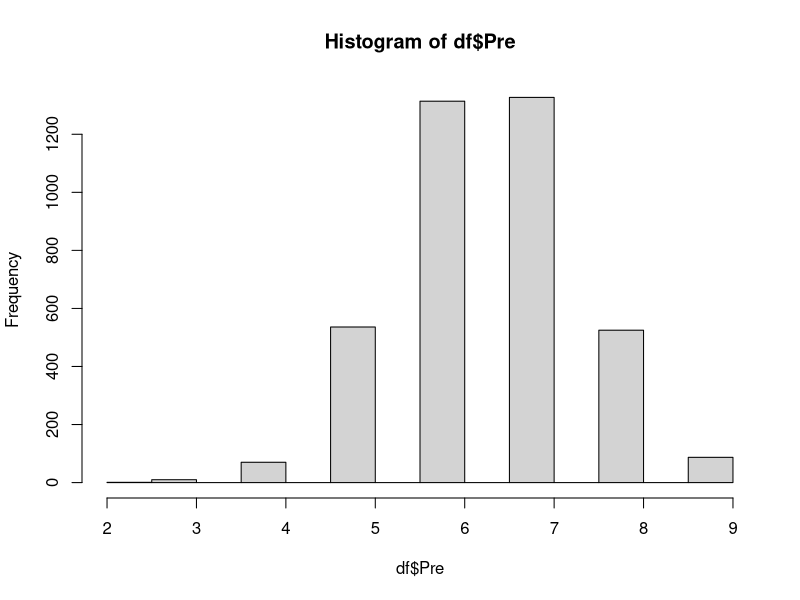
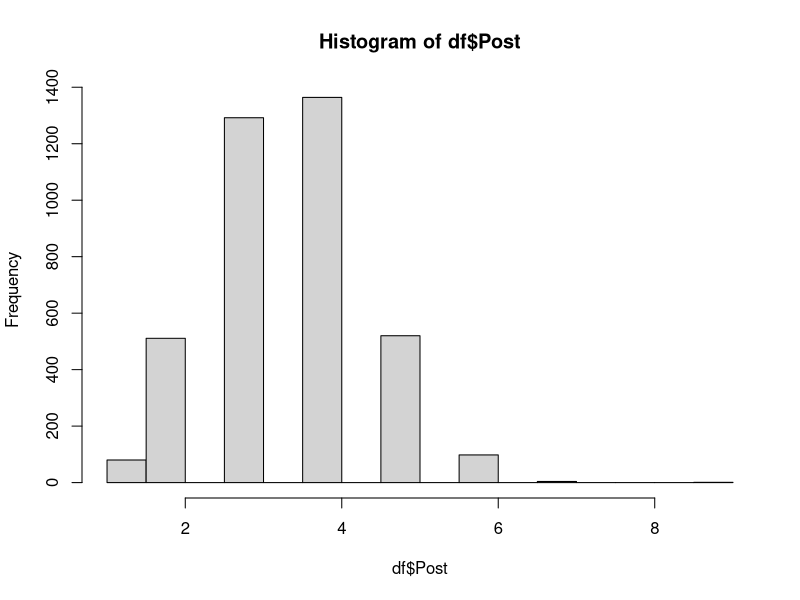
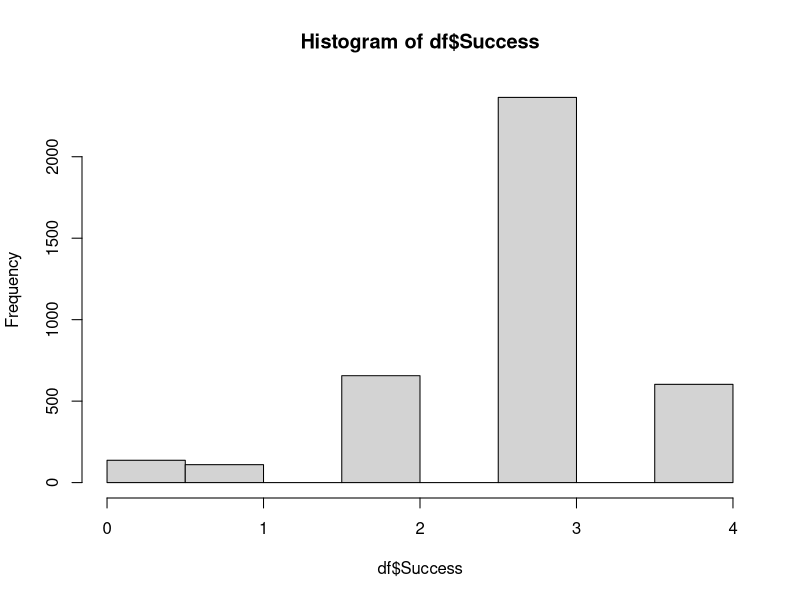
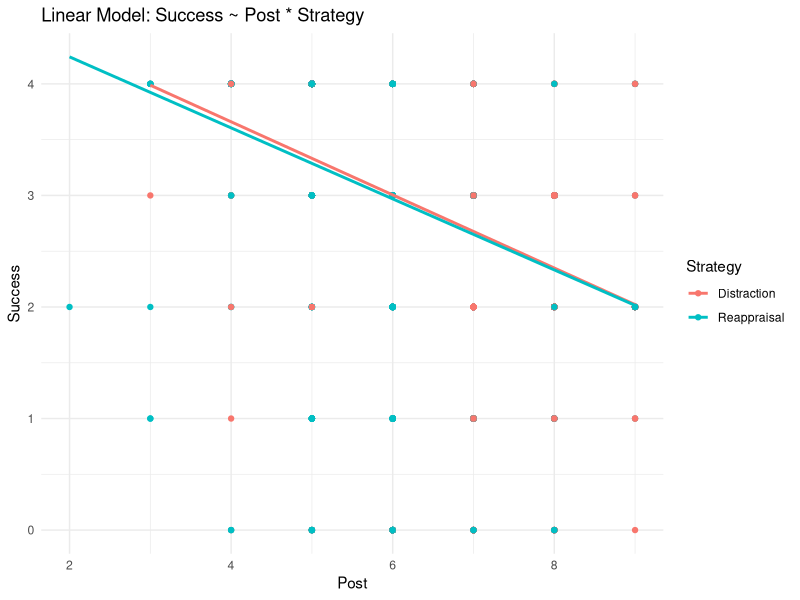

Reproduce these figures in R, in order.
# Dependencies
library(tidyverse)
library(MASS)

# Setting a seed for randomization
set.seed(123456)

# I originally wanted to use an open dataset using the Sheppes paradigm to explore this but I couldn't find a single one that was available online. As such, I am simulating one to meet the described characteristics. 

# Creating a function to generate simulated data

# Specker et al., 2024, which is the only study I know of to capture pre- and post- exposure intensity scores, had 129 subjects who completed 30 trials each and who found a correlation of 0.809 between pre-and post exposure scores. Most paradigms I have seen use a minimum of 1 and a maximum of 9 for their scoring, but I have no study that I'm aware reported average self-report values for pre- or post-exposure. As such I'm estimating an even distribution of 6.5 for pre-exposure and 3.5 for post-exposure 
array_cor <- function(n = 129 * 30, target_cor = 0.809, min = 1, max = 9, mean_x = 6.5, mean_y = 3.5) {

  # Create a correlation matrix
  cor_matrix <- matrix(c(1, target_cor, target_cor, 1), nrow=2)
  
  data <- mvrnorm(n=n, mu=c(0, 0), Sigma=cor_matrix)
  
  # Transform the normal variables to uniform [0, 1]
  data_uniform <- pnorm(data)
  
  # Scale the uniform variables to the range [1, 9] with normal approximation
  array1 <- round(qnorm(data_uniform[, 1], mean = mean_x, sd = 1))
  array2 <- round(qnorm(data_uniform[, 2], mean = mean_y, sd = 1))
  
  # Ensure the values are within the desired range
  array1[array1 < min | array1 > max] <- sample(x = min:max, replace = T, 
                                                size = length(which(array1 < min | array1 > max)))
  array2[array2 < min | array2 > max] <- sample(x = min:max, replace = T, 
                                                size = length(which(array2 < min | array2 > max)))
  
  # Function to adjust correlations to target
  adjust_correlation <- function(array1, array2, target_correlation = target_cor, max_iterations = 1000, tolerance = 0.001, min_ = min, max_ = max) {
    
    current_correlation <- cor(array1, array2)
    iteration <- 0
    
    while (abs(current_correlation - target_correlation) > tolerance & iteration < max_iterations) {
      diff <- target_correlation - current_correlation
      adjust_amount <- diff * 0.1 # Adjust this factor as necessary
      
      array2 <- array2 + adjust_amount
      array2 <- round(array2)
      array2[array2 < min_] <- min_
      array2[array2 > max_] <- max_
      
      current_correlation <- cor(array1, array2)
      iteration <- iteration + 1
    }
    
    return(array2)
  }
  
  array2 <- adjust_correlation(array1, array2)
  
  # Ensure the means are as specified
  adjust_means <- function(array, target_mean, min_ = min, max_ = max) {
    current_mean <- mean(array)
    diff <- target_mean - current_mean
    array_adjusted <- array + round(diff)
    array_adjusted[array_adjusted < min_] <- min_
    array_adjusted[array_adjusted > max_] <- max_
    return(array_adjusted)
  }
  
  array1 <- adjust_means(array1, mean_x)
  array2 <- adjust_means(array2, mean_y)
  
  return(data.frame(X = array1, Y = array2))
}

# Constructing our simulated pre- and post-regulation intensity data as a dataframe

# NOTE: Our target cor value is substantially larger than intended. This is because trying to meet the criteria outlined using randomly sampling is quite difficult and I kept getting very low correlations with the approach below. I effectively settled on tweaking the seed and target_cor until I happened to fall on a near target dataframe. 
df <- array_cor(target_cor = 0.89)
names(df) <- c("Pre", "Post")
df$Strategy <- NULL

# Assessing that we are hitting our target metrics
mean(df$Pre)
mean(df$Post)
cor(df$Pre, df$Post)

# Visualizing the distributions
hist(df$Pre)
hist(df$Post)

# Pulled from Sheppes & Gross 2011; averaging across experiments
Low_Dist <- mean(1 - 0.763, 1 - 0.749, 1 - 0.669)
High_Dist <- mean(0.707, 0.600, 0.643)

# Iterate through all observations
for (ROW in 1:nrow(df)){
  
  # If this is a high-intensity event, use observed probabilities to simulate which strategy the subjects might use
  if (df$Pre[ROW] > mean(df$Pre)){
    df$Strategy[ROW] <- sample(size = 1, x = c("Distraction" , "Reappraisal"), prob = c(High_Dist, 1 - High_Dist))
  }
  
  # If this is a low-intensity event, use observed probabilities to simulate which strategy the subjects might use
  if (df$Pre[ROW] < mean(df$Pre)){
    df$Strategy[ROW] <- sample(size = 1, x = c("Distraction" , "Reappraisal"), prob = c(Low_Dist, 1 - Low_Dist))
  }
  
}

# Because success demonstrated an r = -0.497 correlation to post-regulation values, we're going to try to simulate those as well.

# Defining a new function to simulate a new array given correlated values in an existing array. 
array_scaler <- function(target_array, mean = 3, min = 1, max = 5) {
  
  # Function to scale an array to a specified range and mean
  scale_array_to_range <- function(array = target_array, target_min = min, target_max = max, target_mean = mean) {
    
    # Calculate the current mean and range of the array
    current_mean <- mean(array)
    current_min <- min(array)
    current_max <- max(array)
    
    # Scale the array to the range [0, 1]
    scaled_array <- (array - current_min) / (current_max - current_min)
    
    # Scale the array to the target range [target_min, target_max]
    scaled_array <- scaled_array * (target_max - target_min) + target_min
    
    # Adjust the mean of the scaled array to the target mean
    final_array <- scaled_array - mean(scaled_array) + target_mean
    
    return(final_array)
  }
  
  # Scale the array to match the specified range and mean
  return(scale_array_to_range())

}

# Defining a function to invert values
value_inverter <- function(array = ., max){
  return(max - array + 1)
}

# Defining a function to jitter values randomly until a certain correlation is reached
cor_jitter <- function(array1, array2 = ., target_cor = -0.497, tolerance = 0.001, sample_sizes = 10, iterations = 10000) {
  current_cor <- cor(array1, array2)
  cor_tracker <- NULL
  iteration = 0
  while (current_cor <= target_cor - tolerance | current_cor >= target_cor + tolerance) {
    
    indices <- sample(x = 1:length(array2), size = sample_sizes, replace = F)
    
    array2[indices] <- sample(x = unique(array2), size = length(indices), replace = T)
    
    current_cor <- cor(array1, array2)
    cor_tracker <- c(cor_tracker , current_cor) 
    
    iteration = iteration + 1
    
    if (iteration == iterations){
      print(paste0("No suitable array found after ", iterations, " iterations."))
      break()
    }
  }
  return(array2)
}

df$Success <- array_scaler(target_array = df$Post) %>%
              round() %>%
              value_inverter(max = 5) %>%
              cor_jitter(array1 = df$Post)
              
cor(df$Post, df$Success)
hist(df$Success)

summary(glm(as.factor(Strategy) ~ Pre, data = df, family = binomial))
summary(glm(as.factor(Strategy) ~ Post, data = df, family = binomial))
summary(lm(Success ~ Pre, data = df))
summary(lm(Success ~ Post, data = df))
summary(lm(Success ~ Pre * Strategy, data = df))

# Scatter plot with regression lines
ggplot(df, aes(x = Pre, y = Success, color = Strategy)) +
  geom_point() +
  geom_smooth(method = "lm", se = FALSE) +
  labs(title = "Linear Model: Success ~ Post * Strategy",
       x = "Post",
       y = "Success") +
  theme_minimal()
  
  # Copy over original values  
  # Convert them to the new scale
  # Match means between arrays
  # Create a conversion key for mins and maxes (i.e., slope)
  

























# Creating a function to specify the mean of a distribution
mean_fixer <- function(distribution = ., target_mean, min = 1, max = 9){
  
  # Adjust the values to center the mean around 4.5
  while (mean(distribution) != target_mean) {
    diff <- target_mean - mean(distribution)
    if (diff > 0) {
      # Increase the value of a random element by 1 (if less than 5)
      idx <- sample(which(distribution < max), 1)
      distribution[idx] <- distribution[idx] + 1
    } else {
      # Decrease the value of a random element by 1 (if greater than 1)
      idx <- sample(which(distribution > min), 1)
      distribution[idx] <- distribution[idx] - 1
    }
  }
  return(distribution)
}



# Generate initial random sample of 100 values between 1 and 5
HighInt_Prereg<- sample(1:9, 100, replace = TRUE) %>%
                 mean_fixer(target_mean = 4.5)
LowInt_Prereg<- sample(1:9, 100, replace = TRUE) %>%
                 mean_fixer(target_mean = 3)

# In line with a effect size in emotion reduction, as observed in cite:
HighInt_Postreg<- sample(1:9, 100, replace = TRUE) %>%
                 mean_fixer(target_mean = 2)
LowInt_Postreg<- sample(1:9, 100, replace = TRUE) %>%
                 mean_fixer(target_mean = 1.5)

# Demonstrating that there are substantive differences
t.test(HighInt_Postreg, HighInt_Prereg)
t.test(HighInt_Postreg, LowInt_Postreg)
t.test(LowInt_Postreg, LowInt_Prereg)
t.test(HighInt_Prereg, LowInt_Prereg)

# Combining the values into a dataframe 


# TO DEMONSTRATE REGULATION SUCCESS